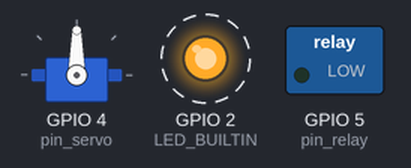
Bench run of a sketch on a simulated ESP8266 (NodeMCU). Shown: servo, switched loads named in the sketch (green lamp = pin HIGH), output pins drawn as LEDs (lit = HIGH, except the on-board LED, lit = LOW). Dashed ring = blinking. WiFi joins after 1.5 s; servers stay silent unless stated; uploads are accepted with an empty reply; what the sketch prints to the serial monitor is not drawn.

Above: at 1.55 s.
At 3.1 s:
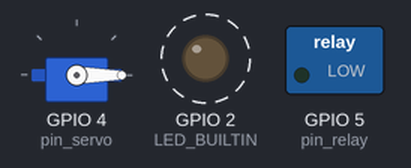
Timing chart, 0 to 4.5 s (numbered marks = the images above):
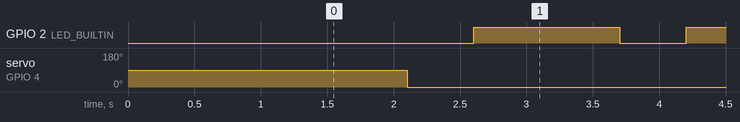

Measured:
- by itself, GPIO 2 (LED_BUILTIN): alternates HIGH for 1.1 s and LOW for 0.50 s
- by itself, servo on GPIO 4 (pin_servo): 90° → 0° at 2.1 s

The sketch:

nodemcu.ino
```cpp
// library wifi
#include <ESP8266HTTPClient.h>;
#include <ESP8266WiFi.h>;

// library servo
#include <Servo.h>

//wifi dan password
const char* ssid = "Data_Soft";
const char* password = "";

//koneksi web server
const char* host = "canora.site";

//inisialisasi pin
#define pin_relay 5
#define pin_servo 4

Servo myservo;

void setup() {
  Serial.begin(9600);
  pinMode(LED_BUILTIN, OUTPUT);

  //koneksi ke wifi
  WiFi.hostname("NodeMCU");
  WiFi.begin(ssid, password);
  while(WiFi.status() != WL_CONNECTED)
  {
    Serial.print(".");
    delay(500);
  }
  Serial.println("berhasil koneksi");
  Serial.print("IP address :");
  Serial.println(WiFi.localIP());

  //set pin output
  pinMode(pin_relay,OUTPUT);
  myservo.attach(pin_servo);
}

// the loop function runs over and over again forever
void loop() {
  WiFiClient client ;
  const int httpPort = 2083;

  if (!client.connect(host, httpPort))
  {
    Serial.println("gagal koneksi ke server");
    return;
  }

 Serial.println("berhasil koneksi ke server");

  // baca data relay
  HTTPClient relay;
  String linkrelay = "http://" +String(host)+ "/IOT/bacadata.php?trol=relay";
  relay.begin(client,linkrelay);
  relay.GET();
  String responrelay = relay.getString();
  Serial.println(responrelay);
  relay.end();

  digitalWrite(pin_relay, responrelay.toInt());

  // baca data servo
  HTTPClient servo;
  String linkservo = "http://" +String(host)+ "/IOT/bacadata.php?trol=servo";
  servo.begin(client,linkservo);
  servo.GET();
  String responservo = servo.getString();
  Serial.println(responservo);
  servo.end();

  myservo.write(responservo.toInt());

  digitalWrite(LED_BUILTIN, LOW);  // Turn the LED on (Note that LOW is the voltage level
  // but actually the LED is on; this is because
  // it is active low on the ESP-01)
  delay(500);                      // Wait for a second
  digitalWrite(LED_BUILTIN, HIGH);  // Turn the LED off by making the voltage HIGH
  delay(500);                      // Wait for two seconds (to demonstrate the active low LED)
}
```
